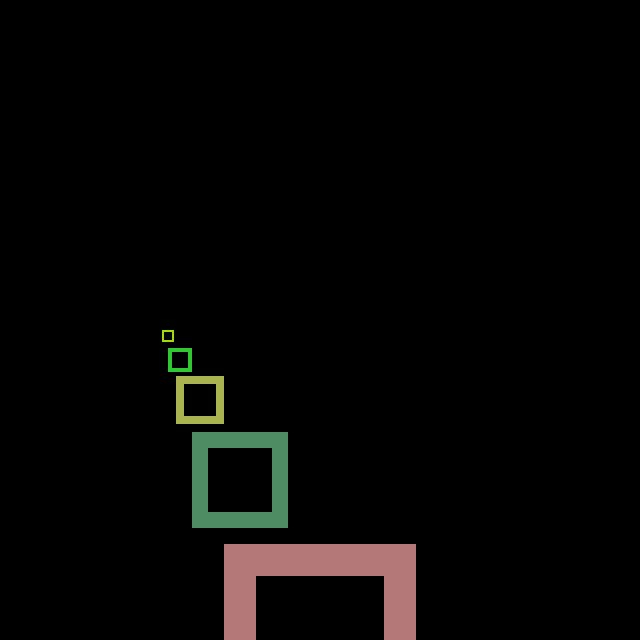
Frame 1 (no input)
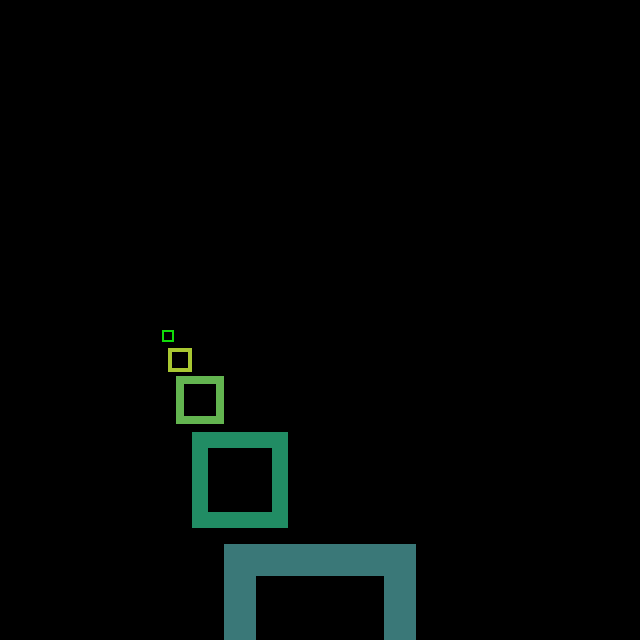
Frame 60 (no input)
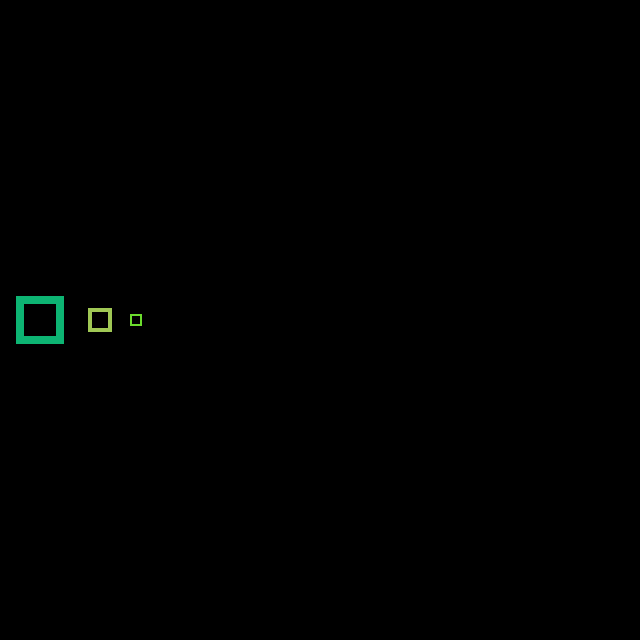
Frame 120 (the mouse pressed at the canvas centre since frame 60)

The p5.js sketch that drew these frames (run headless with seeded random() and noise() and a simulated clock; from frame 60 on, the mouse is pressed at the canvas centre):

// p5.js sketch
// ── sketch.js


function setup() {
  createCanvas(640, 640);

  rectMode(CENTER);
}

function draw() {
  background(0);

  var centerX = width/4;
  var centerY = height/2;

  var moveX = mouseX*2 - centerX;
  var moveY = mouseY - centerY;

  noFill();
  // colorMode(HSB);
  //further
  strokeWeight(2);
  stroke(random(0, 225), 220, map(mouseX, 0, width, 10, 80));
  rect(centerX - moveX * 0.05, centerY - moveY * 0.05, 10, 10);

  strokeWeight(4);
  stroke(random(0, 225), 200, map(mouseX, 0, width, 50, 120));
  rect(centerX - moveX * 0.125, centerY - moveY * 0.125, 20, 20);

  strokeWeight(8);
  stroke(random(0, 225), 180 , map(mouseX, 0, width, 80, 150));
  rect(centerX - moveX * 0.25, centerY - moveY * 0.25, 40, 40);
  //closer
  strokeWeight(16);
  stroke(random(0, 225), 140, map(mouseX, 0, width, 100, 180));
  rect(centerX - moveX * 0.5, centerY - moveY * 0.5, 80, 80);

  strokeWeight(32);
  stroke(random(0, 225), 120, map(mouseX, 0, width, 120, 220));
  rect(centerX - moveX, centerY - moveY, 160, 160);

  strokeWeight(48);
  stroke(random(0, 225), 100, map(mouseX, 0, width, 150, 225));
  rect(centerX - moveX * 2, centerY - moveY * 2, 320, 320);
}
